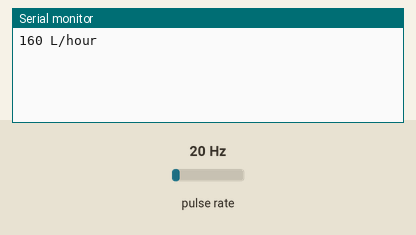
This sketch was run on a simulated Arduino Uno, built with avr-gcc and run on an emulated ATmega328P. On the bench: the last lines printed to the serial monitor. Wiring (inferred from the names in the program): pulse sensor: data pin 3. The inputs (shaded band) are chosen by the test bench; at power-on: pulse rate 20 Hz.

Above: at 1.2 s.
1.3 s: pulse rate (sensor on pin 3) set to 4 Hz
At 2.6 s:
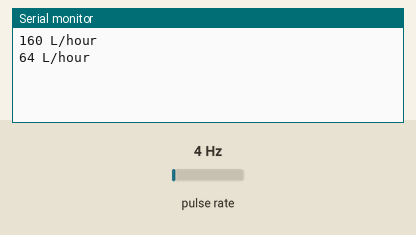
2.8 s: pulse rate (sensor on pin 3) set to 50 Hz
At 3.4 s:
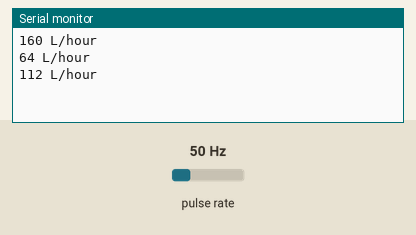
Timing chart, 0 to 5.8 s (numbered marks = the images above; inputs shaded):
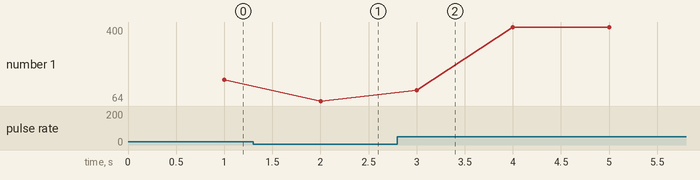

Measured:
- after the input at 1.3 s, the serial monitor: prints a new line after 0.70 s (image 1)
- after the input at 2.8 s, the serial monitor: prints a new line after 0.20 s (image 2)
- plotted number 1: 160 → 64 after the input at 1.3 s, 64 → 400 after the input at 2.8 s

The sketch:

flowsensor.ino
```cpp
/*
YF‐ S201 Water Flow Sensor
Water Flow Sensor output processed to read in litres/hour
Adaptation Courtesy: www.hobbytronics.co.uk
*/
volatile int flow_frequency; // Measures flow sensor pulses
unsigned int l_hour; // Calculated litres/hour
unsigned char flowsensor = 3; // Sensor Input
unsigned long currentTime;
unsigned long cloopTime;
void flow () // Interrupt function
{
   flow_frequency++;
}
void setup()
{
   pinMode(flowsensor, INPUT_PULLUP);
   //digitalWrite(flowsensor, HIGH); // Optional Internal Pull-Up
   Serial.begin(9600);
   attachInterrupt(1, flow, RISING); // Setup Interrupt
   sei(); // Enable interrupts
   currentTime = millis();
   cloopTime = currentTime;
}
void loop ()
{
   currentTime = millis();
   // Every second, calculate and print litres/hour
   if(currentTime >= (cloopTime + 1000))
   {
      cloopTime = currentTime; // Updates cloopTime
      // Pulse frequency (Hz) = 7.5Q, Q is flow rate in L/min.
      l_hour = (flow_frequency * 60 / 7.5); // (Pulse frequency x 60 min) / 7.5Q = flowrate in L/hour
      flow_frequency = 0; // Reset Counter
      Serial.print(l_hour, DEC); // Print litres/hour
      Serial.println(" L/hour");
   }
}
```
